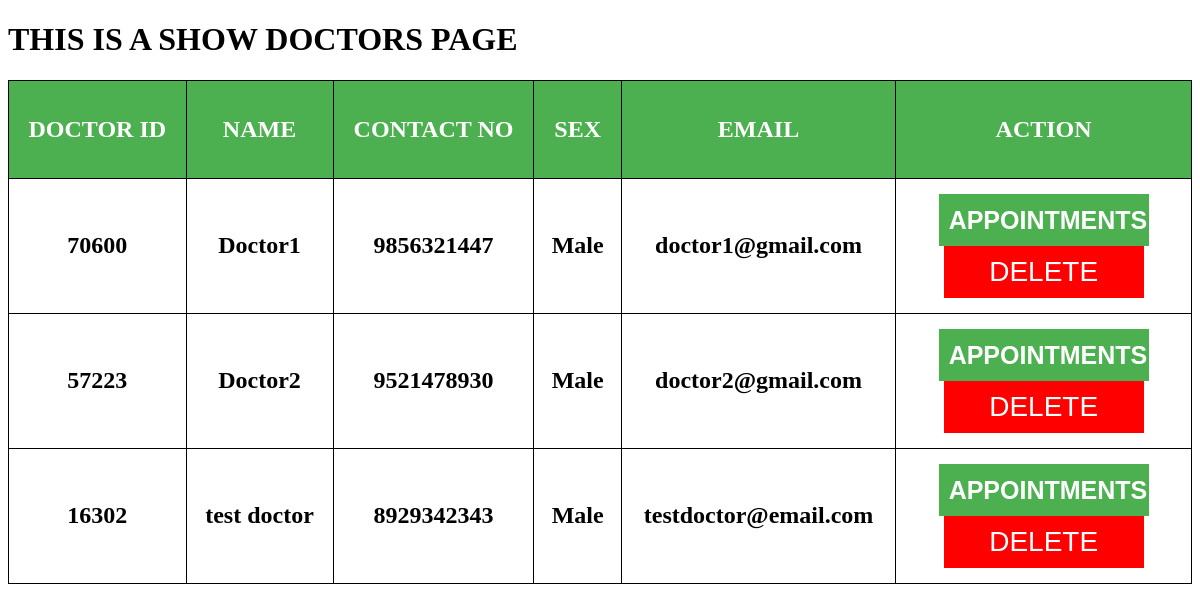
Screenshot of /hospital/staff/hospital/show_doctors/ with the database file from the repository.
### Hospital/hospital/models.py (models this page shows, shortened)
class Nurse(models.Model):
	NID = models.CharField(max_length=5)
	Name = models.CharField(max_length = 20)
	Sex = models.CharField(max_length = 10)
	Contact_no = models.IntegerField()

class Doctor(models.Model):
	Doc_id = models.ForeignKey(Nurse,on_delete=models.CASCADE)
	Type = models.CharField(max_length=10)
	Email=models.CharField(max_length=20)
	Password = models.CharField(max_length=15)

### Hospital/hospital/views.py (the view)
# urls.py: path('hospital/staff/hospital/show_doctors/',views.show_doctors,name='show_doctors'),
def show_doctors(request):
	all_doctors = Doctor.objects.all()
	context = {'doctors':[]}
	for doc in all_doctors:
		context['doctors'].append([doc.Doc_id.NID,doc.Doc_id.Name,doc.Doc_id.Contact_no,doc.Doc_id.Sex,doc.Email])
	return render(request,'hospital/show_doctors.html',context)

### Hospital/hospital/templates/hospital/show_doctors.html (shortened to what this page needs)
<!DOCTYPE html>
<html>
<body>
<h1>THIS IS A SHOW DOCTORS PAGE</h1>
<div style="overflow-x:auto;">
<table>
<tr>
	<th><h2>DOCTOR ID</h2></th>
	<th><h2>NAME</h2></th>
	<th><h2>CONTACT NO</h2></th>
	<th><h2>SEX</h2></th>
  <th><h2>EMAIL</h2></th>
	<th><h2>ACTION</h2></th>
</tr>
{% for i in doctors %}
<tr>
{% for j in i %}
<td><h2>{{j}}</h2></td>
{% endfor %}
<td  style="width:25%;"><button onclick="window.location.href='appointments/{{i.0}}/';" class="button1"><b style="font-size: 25px;">APPOINTMENTS</b></button> <button onclick="window.location.href='remove/{{i.0}}/';" class="button2">DELETE</button></td>
</tr>
{% endfor %}
</table>
</div>
</body>
</html>

### Hospital/hospital/templates/hospital/show_doctors.html (style rules this page uses)
table, td, th { border: 1px solid black; text-align: center; }
.button1 { position: relative; background-color: #4CAF50; border: none; font-size: 28px; color: #FFFFFF; padding: 10px; width: 210px; text-align: center; transition-duration: 0.4s; text-decoration: none; overflow: hidden; cursor: pointer; }
.button2 { position: relative; background-color: red; border: none; font-size: 28px; color: #FFFFFF; padding: 10px; width: 200px; text-align: center; transition-duration: 0.4s; text-decoration: none; overflow: hidden; cursor: pointer; }
.button1:after { content: ""; background: #f1f1f1; display: block; position: absolute; padding-top: 300%; padding-left: 350%; margin-left: -20px !important; margin-top: -120%; opacity: 0; transition: all 0.8s }
.button2:after { content: ""; background: #f1f1f1; display: block; position: absolute; padding-top: 300%; padding-left: 350%; margin-left: -20px !important; margin-top: -120%; opacity: 0; transition: all 0.8s }
th { background-color: #4CAF50; color: white; }
table { border-collapse: collapse; width: 100%; }
th, td { padding: 15px; }

### rows the page displays
Nurse: i "70600" "Doctor1" "Male"
Doctor: i "doctor1@gmail.com"
Nurse: i "57223" "Doctor2" "Male"
Doctor: i "doctor2@gmail.com"
Nurse: i "16302" "test doctor" "Male"
Doctor: i "testdoctor@email.com"

### other values shown
{{ j }} "9856321447" "9521478930" "8929342343"
